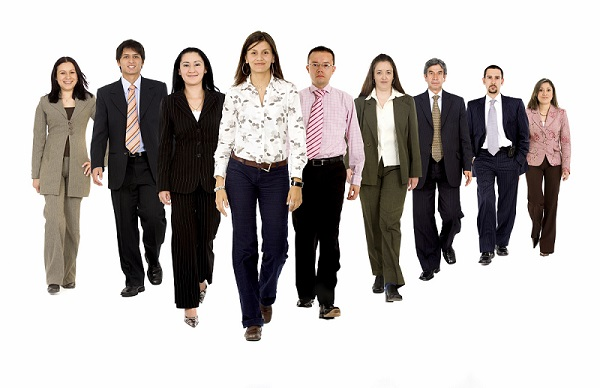
#> input picture people.jpg, 600 x 388 px
$ python PeopleDetection.py
#> lines starting #> are read from the running program, lines starting #| are printed output that depends on the picture; after the words box and inside, x2 and y2 are one past the last pixel; in counts of white or black regions, pixels touching at a corner belong together
import cv2 as cv

def is_inside(o, i):
    ox, oy, ow, oh = o
    ix, iy, iw, ih = i
    return ox > ix and oy > iy and ox + ow < ix + iw and oy + oh < iy + ih

def draw_person(img, person):
  x, y, w, h = person
  cv.rectangle(img, (x, y), (x + w, y + h), (0, 255, 255), 2)

img = cv.imread("people.jpg")
#> img is the input picture: shape (388, 600, 3); mean B, G, R 178.5, 180.1, 184.6
hog = cv.HOGDescriptor()
hog.setSVMDetector(cv.HOGDescriptor_getDefaultPeopleDetector())

found, w = hog.detectMultiScale(img, winStride=(8,8),scale=1.05)
#> found = [[505, 115, 80, 161], [449, 137, 76, 153], [88, 144, 90, 180], [216, 222, 72, 144], [345, 144, 93, 185], [12, 137, 93, 185], [135, 162, 100, 201], [266, 117, 119, 239], [315, 20, 158, 316], [428, 33, 134, 266], [179, 115, 134, 266], [47, 6, 165, 330]]; w = [0.975, 1.18, 1.66, 1.13, 2.39, 0.995, 0.395, 1.26, 2.77, 1.71, 0.54, 1.78]

found_filtered = []
for ri, r in enumerate(found):
    for qi, q in enumerate(found):
        if ri != qi and is_inside(r, q):
            break
    else:
        found_filtered.append(r)
#> this loop made 12 passes

for person in found_filtered:
  draw_person(img, person)
#> this loop made 8 passes
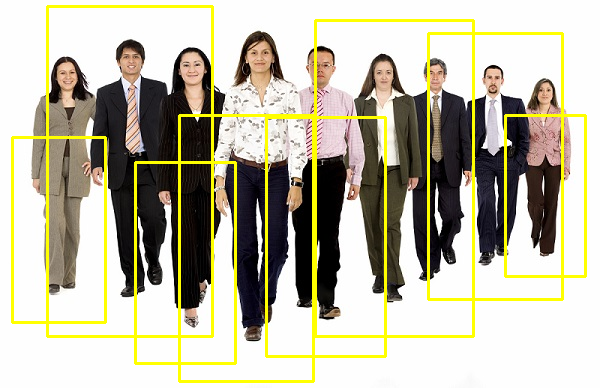
#> img: shape (388, 600, 3); 7.41% of pixels changed, all inside (x1, y1, x2, y2) = (11, 5, 587, 383)

cv.imshow("people detection", img)
cv.waitKey(0)
cv.destroyAllWindows()
